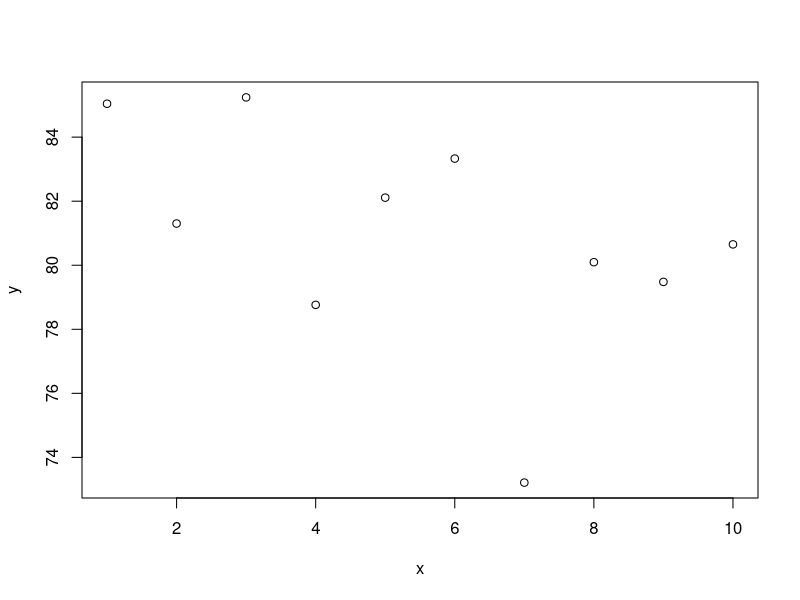

Reproduce this figure in R.
# 31-Aug-2020 Murry Logan'S R course Day 1
# Introduction to "Git"
# .gitignore ignores files that you don't need
x = seq(1, 10, len = 10)
y = 40*2 + rnorm(10,0,5)
plot (x,y)
summary(x)